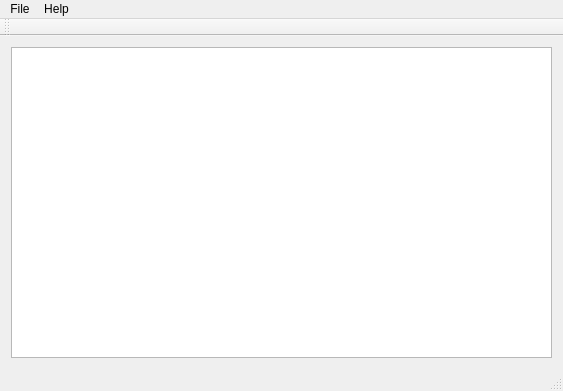
<?xml version="1.0" encoding="UTF-8"?>
<ui version="4.0">
 <class>MainWindow</class>
 <widget class="QMainWindow" name="MainWindow">
  <property name="geometry">
   <rect>
    <x>0</x>
    <y>0</y>
    <width>563</width>
    <height>391</height>
   </rect>
  </property>
  <property name="windowTitle">
   <string>qs2c</string>
  </property>
  <widget class="QWidget" name="centralWidget">
   <layout class="QGridLayout" name="gridLayout">
    <item row="0" column="0">
     <widget class="QListView" name="listView"/>
    </item>
   </layout>
  </widget>
  <widget class="QMenuBar" name="menuBar">
   <property name="geometry">
    <rect>
     <x>0</x>
     <y>0</y>
     <width>563</width>
     <height>19</height>
    </rect>
   </property>
   <widget class="QMenu" name="menuFile">
    <property name="title">
     <string>File</string>
    </property>
    <widget class="QMenu" name="menuAdd_Application">
     <property name="title">
      <string>Add Application</string>
     </property>
     <addaction name="actionCreateNew"/>
     <addaction name="actionAdd_from_file"/>
     <addaction name="actionAdd_from_pcgamingwiki"/>
    </widget>
    <addaction name="menuAdd_Application"/>
    <addaction name="actionSettings"/>
    <addaction name="separator"/>
    <addaction name="actionMimimizeToTray"/>
    <addaction name="actionExit"/>
   </widget>
   <widget class="QMenu" name="menuHelp">
    <property name="title">
     <string>Help</string>
    </property>
    <addaction name="actionHelp"/>
    <addaction name="actionAbout"/>
   </widget>
   <addaction name="menuFile"/>
   <addaction name="menuHelp"/>
  </widget>
  <widget class="QToolBar" name="mainToolBar">
   <attribute name="toolBarArea">
    <enum>TopToolBarArea</enum>
   </attribute>
   <attribute name="toolBarBreak">
    <bool>false</bool>
   </attribute>
  </widget>
  <widget class="QStatusBar" name="statusBar"/>
  <action name="actionCreateNew">
   <property name="text">
    <string>Create New</string>
   </property>
   <property name="shortcut">
    <string>Ctrl+N</string>
   </property>
  </action>
  <action name="actionAdd_from_file">
   <property name="text">
    <string>Add from file</string>
   </property>
  </action>
  <action name="actionExit">
   <property name="text">
    <string>Exit</string>
   </property>
   <property name="shortcut">
    <string>Ctrl+Q</string>
   </property>
  </action>
  <action name="actionSettings">
   <property name="text">
    <string>Settings</string>
   </property>
   <property name="shortcut">
    <string>Ctrl+P</string>
   </property>
  </action>
  <action name="actionAbout">
   <property name="text">
    <string>About</string>
   </property>
  </action>
  <action name="actionHelp">
   <property name="text">
    <string>Help</string>
   </property>
   <property name="shortcut">
    <string>Ctrl+H</string>
   </property>
  </action>
  <action name="actionMimimizeToTray">
   <property name="text">
    <string>Mimimize to tray</string>
   </property>
   <property name="shortcut">
    <string>Ctrl+M</string>
   </property>
  </action>
  <action name="actionAdd_from_pcgamingwiki">
   <property name="text">
    <string>Add from pcgamingwiki</string>
   </property>
  </action>
 </widget>
 <layoutdefault spacing="6" margin="11"/>
 <resources/>
 <connections/>
</ui>
